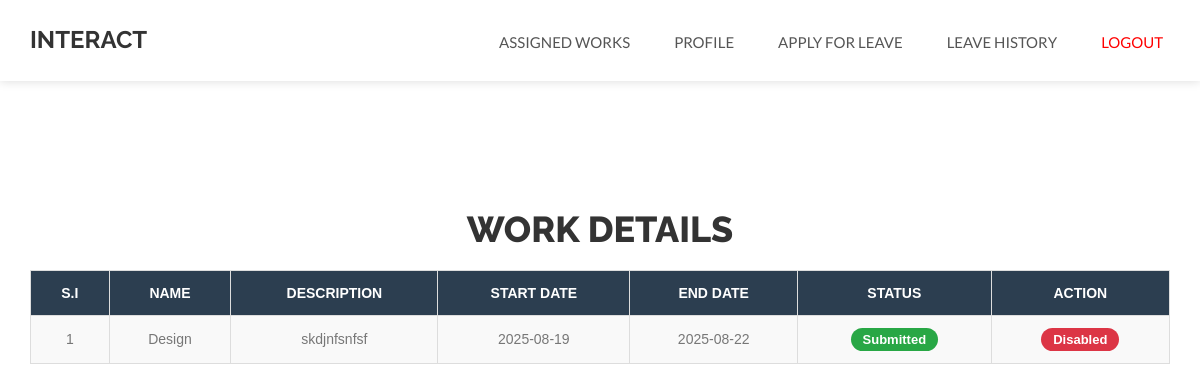
Screenshot of /Project/Employee/AssignedWork.php (signed in) with the database file from the repository.
### tables this page shows
CREATE TABLE `tbl_work` (
  `work_id` int(11) NOT NULL,
  `work_name` varchar(100) NOT NULL,
  `work_description` varchar(500) NOT NULL,
  `work_startdate` varchar(100) NOT NULL,
  `work_enddate` varchar(100) NOT NULL,
  `work_file` varchar(100) NOT NULL,
  `department_id` int(11) NOT NULL,
  `hr_id` int(100) NOT NULL,
  `employee_id` int(11) NOT NULL,
  `work_status` int(11) NOT NULL DEFAULT 0
);

### Project/Employee/AssignedWork.php (the view, shortened to what this page needs)
<?php
include("header.php");
include("../Assets/Connection/Connection.php");
?>
<div class="container" style="margin-top:210px">
    <h2 style="text-align:center; margin-bottom:20px;">Work Details</h2>
    <form id="form1" name="form1" method="post" action="">
        <table class="table-custom">
            <tr>
                <th>S.I</th>
                <th>Name</th>
                <th>Description</th>
                <th>Start Date</th>
                <th>End Date</th>
                <th>Status</th>
                <th>Action</th>
            </tr>
            <?php
                $i=0;
                $sel="select * from tbl_work where employee_id='".$_SESSION['eid']."'";
                $data=$conn->query($sel);
                while($row=$data->fetch_assoc()){
                    $i++;
            ?>
            <tr>
                <td><?php echo $i ?></td>
                <td><?php echo $row['work_name']?></td>
                <td><?php echo $row['work_description']?></td>
                <td><?php echo $row['work_startdate']?></td>
                <td><?php echo $row['work_enddate']?></td>
                <td>
                    <?php
                        if ($row['work_status'] == '1') {
                            echo "<span class='badge success'>Submitted</span>";
                        } else {
                            echo "<span class='badge danger'>Pending</span>";
                        }
                    ?>
                </td>
                <td>
                    <?php
                     if ($row['work_status'] == '1') {
                            echo "<span class='badge danger'>Disabled</span>";
                        } else {
                            ?>
<a href="SubmitWork.php?wid=<?php echo $row['work_id']?>" class="action-link">Submit Work</a>
<?php
                        }
                    ?>
                </td>
            </tr>
            <?php
                }
            ?>
        </table>
    </form>
</div>
<?php
include("footer.php");
?>

### Project/Assets/Templates/Employee/css/style.css (style rules this page uses)
body, html { font-family: 'Open Sans', sans-serif; text-rendering: optimizeLegibility !important; -webkit-font-smoothing: antialiased !important; color: #777; font-weight: 400; width: 100% !important; height: 100% !important; }
h2, h3, h4 { font-family: 'Raleway', sans-serif; }
h2 { text-transform: uppercase; margin: 0 0 20px 0; font-weight: 800; font-size: 36px; color: #333; }

### Project/Employee/AssignedWork.php (style rules this page uses)
.table-custom { width: 100%; border-collapse: collapse; font-family: Arial, sans-serif; }
.table-custom th, .table-custom td { border: 1px solid #ddd; padding: 12px 15px; text-align: center; }
.table-custom th { background: #2c3e50; color: white; font-weight: bold; text-transform: uppercase; }
.table-custom tr:nth-child(even) { background-color: #f9f9f9; }
.badge { padding: 5px 12px; border-radius: 20px; font-size: 13px; color: white; font-weight: bold; }
.badge.success { background-color: #28a745; }
.badge.danger { background-color: #dc3545; }

### rows the page displays
tbl_work: work_name "Design", work_description "skdjnfsnfsf", work_startdate "2025-08-19", work_enddate "2025-08-22", work_status "Submitted"
